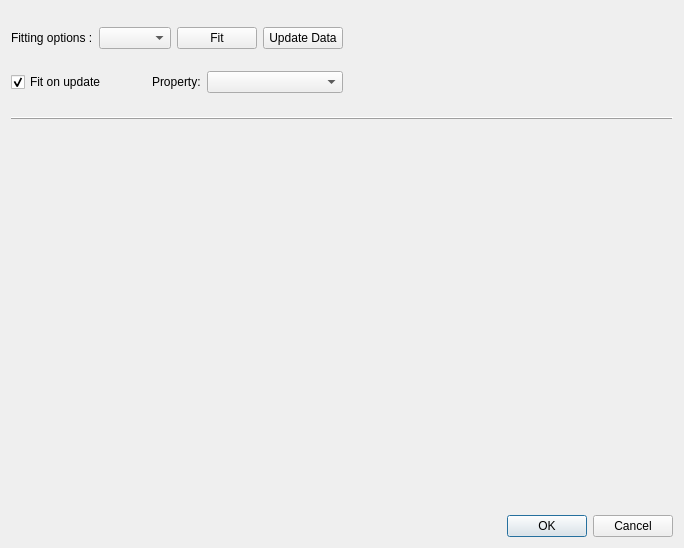
<?xml version="1.0" encoding="UTF-8"?>
<ui version="4.0">
 <class>Dialog</class>
 <widget class="QDialog" name="Dialog">
  <property name="geometry">
   <rect>
    <x>0</x>
    <y>0</y>
    <width>684</width>
    <height>548</height>
   </rect>
  </property>
  <property name="windowTitle">
   <string>Data Analysis</string>
  </property>
  <layout class="QVBoxLayout" name="verticalLayout" stretch="0,0,8,0,0">
   <item>
    <layout class="QHBoxLayout" name="horizontalLayout_2" stretch="0,0,0,0">
     <item>
      <layout class="QVBoxLayout" name="verticalLayout0"/>
     </item>
     <item>
      <layout class="QGridLayout" name="gridLayout">
       <item row="0" column="0" colspan="2">
        <layout class="QHBoxLayout" name="horizontalLayout_3">
         <item>
          <widget class="QLabel" name="label_2">
           <property name="text">
            <string>Fitting options :</string>
           </property>
          </widget>
         </item>
         <item>
          <widget class="QComboBox" name="fit_options_combobox"/>
         </item>
        </layout>
       </item>
       <item row="0" column="2">
        <widget class="QPushButton" name="fit_button">
         <property name="toolTip">
          <string/>
         </property>
         <property name="text">
          <string>Fit</string>
         </property>
        </widget>
       </item>
       <item row="0" column="3">
        <widget class="QPushButton" name="update_data_button">
         <property name="toolTip">
          <string>Refersh data from parent plot</string>
         </property>
         <property name="text">
          <string>Update Data</string>
         </property>
        </widget>
       </item>
       <item row="1" column="0">
        <widget class="QCheckBox" name="auto_update_checkbox">
         <property name="text">
          <string>Fit on update</string>
         </property>
         <property name="checked">
          <bool>true</bool>
         </property>
        </widget>
       </item>
       <item row="1" column="1" colspan="3">
        <layout class="QHBoxLayout" name="horizontalLayout" stretch="0,0,5">
         <item>
          <spacer name="horizontalSpacer">
           <property name="orientation">
            <enum>Qt::Horizontal</enum>
           </property>
           <property name="sizeHint" stdset="0">
            <size>
             <width>40</width>
             <height>20</height>
            </size>
           </property>
          </spacer>
         </item>
         <item>
          <widget class="QLabel" name="property_label">
           <property name="text">
            <string>Property:</string>
           </property>
          </widget>
         </item>
         <item>
          <widget class="QComboBox" name="property_comboBox"/>
         </item>
        </layout>
       </item>
      </layout>
     </item>
     <item>
      <spacer name="verticalSpacer_2">
       <property name="orientation">
        <enum>Qt::Horizontal</enum>
       </property>
       <property name="sizeHint" stdset="0">
        <size>
         <width>10</width>
         <height>20</height>
        </size>
       </property>
      </spacer>
     </item>
     <item>
      <widget class="QWidget" name="horizontalWidget" native="true">
       <property name="sizePolicy">
        <sizepolicy hsizetype="MinimumExpanding" vsizetype="Fixed">
         <horstretch>0</horstretch>
         <verstretch>0</verstretch>
        </sizepolicy>
       </property>
       <property name="minimumSize">
        <size>
         <width>150</width>
         <height>100</height>
        </size>
       </property>
       <layout class="QHBoxLayout" name="fit_data_layout">
        <property name="bottomMargin">
         <number>0</number>
        </property>
        <item>
         <widget class="QLabel" name="result_label">
          <property name="text">
           <string/>
          </property>
          <property name="textFormat">
           <enum>Qt::RichText</enum>
          </property>
         </widget>
        </item>
       </layout>
      </widget>
     </item>
    </layout>
   </item>
   <item>
    <widget class="Line" name="line">
     <property name="minimumSize">
      <size>
       <width>0</width>
       <height>0</height>
      </size>
     </property>
     <property name="font">
      <font>
       <weight>50</weight>
       <bold>false</bold>
      </font>
     </property>
     <property name="frameShadow">
      <enum>QFrame::Raised</enum>
     </property>
     <property name="orientation">
      <enum>Qt::Horizontal</enum>
     </property>
    </widget>
   </item>
   <item>
    <layout class="QVBoxLayout" name="plot_layout">
     <property name="topMargin">
      <number>5</number>
     </property>
    </layout>
   </item>
   <item>
    <widget class="QStackedWidget" name="stackedWidget">
     <widget class="QWidget" name="page_5">
      <layout class="QVBoxLayout" name="verticalLayout_4">
       <property name="topMargin">
        <number>0</number>
       </property>
       <property name="rightMargin">
        <number>0</number>
       </property>
       <property name="bottomMargin">
        <number>0</number>
       </property>
       <item>
        <spacer name="horizontalSpacer_3">
         <property name="orientation">
          <enum>Qt::Horizontal</enum>
         </property>
         <property name="sizeHint" stdset="0">
          <size>
           <width>751</width>
           <height>20</height>
          </size>
         </property>
        </spacer>
       </item>
      </layout>
     </widget>
     <widget class="QWidget" name="page_4">
      <layout class="QVBoxLayout" name="verticalLayout_6">
       <property name="topMargin">
        <number>0</number>
       </property>
       <property name="bottomMargin">
        <number>0</number>
       </property>
       <item>
        <layout class="QHBoxLayout" name="horizontalLayout_5">
         <item>
          <spacer name="horizontalSpacer_2">
           <property name="orientation">
            <enum>Qt::Horizontal</enum>
           </property>
           <property name="sizeType">
            <enum>QSizePolicy::Fixed</enum>
           </property>
           <property name="sizeHint" stdset="0">
            <size>
             <width>65</width>
             <height>20</height>
            </size>
           </property>
          </spacer>
         </item>
         <item>
          <widget class="QLineEdit" name="left_pos_line_edit">
           <property name="maximumSize">
            <size>
             <width>16777215</width>
             <height>20</height>
            </size>
           </property>
           <property name="font">
            <font>
             <pointsize>11</pointsize>
            </font>
           </property>
           <property name="readOnly">
            <bool>true</bool>
           </property>
          </widget>
         </item>
         <item>
          <widget class="QLineEdit" name="right_pos_line_edit">
           <property name="maximumSize">
            <size>
             <width>16777215</width>
             <height>20</height>
            </size>
           </property>
           <property name="font">
            <font>
             <pointsize>11</pointsize>
            </font>
           </property>
           <property name="readOnly">
            <bool>true</bool>
           </property>
          </widget>
         </item>
         <item>
          <spacer name="horizontalSpacer_4">
           <property name="orientation">
            <enum>Qt::Horizontal</enum>
           </property>
           <property name="sizeType">
            <enum>QSizePolicy::Fixed</enum>
           </property>
           <property name="sizeHint" stdset="0">
            <size>
             <width>25</width>
             <height>20</height>
            </size>
           </property>
          </spacer>
         </item>
        </layout>
       </item>
      </layout>
     </widget>
    </widget>
   </item>
   <item>
    <widget class="QDialogButtonBox" name="buttonBox">
     <property name="orientation">
      <enum>Qt::Horizontal</enum>
     </property>
     <property name="standardButtons">
      <set>QDialogButtonBox::Cancel|QDialogButtonBox::Ok</set>
     </property>
    </widget>
   </item>
  </layout>
 </widget>
 <resources/>
 <connections>
  <connection>
   <sender>buttonBox</sender>
   <signal>accepted()</signal>
   <receiver>Dialog</receiver>
   <slot>accept()</slot>
   <hints>
    <hint type="sourcelabel">
     <x>248</x>
     <y>254</y>
    </hint>
    <hint type="destinationlabel">
     <x>157</x>
     <y>274</y>
    </hint>
   </hints>
  </connection>
  <connection>
   <sender>buttonBox</sender>
   <signal>rejected()</signal>
   <receiver>Dialog</receiver>
   <slot>reject()</slot>
   <hints>
    <hint type="sourcelabel">
     <x>316</x>
     <y>260</y>
    </hint>
    <hint type="destinationlabel">
     <x>286</x>
     <y>274</y>
    </hint>
   </hints>
  </connection>
 </connections>
</ui>
